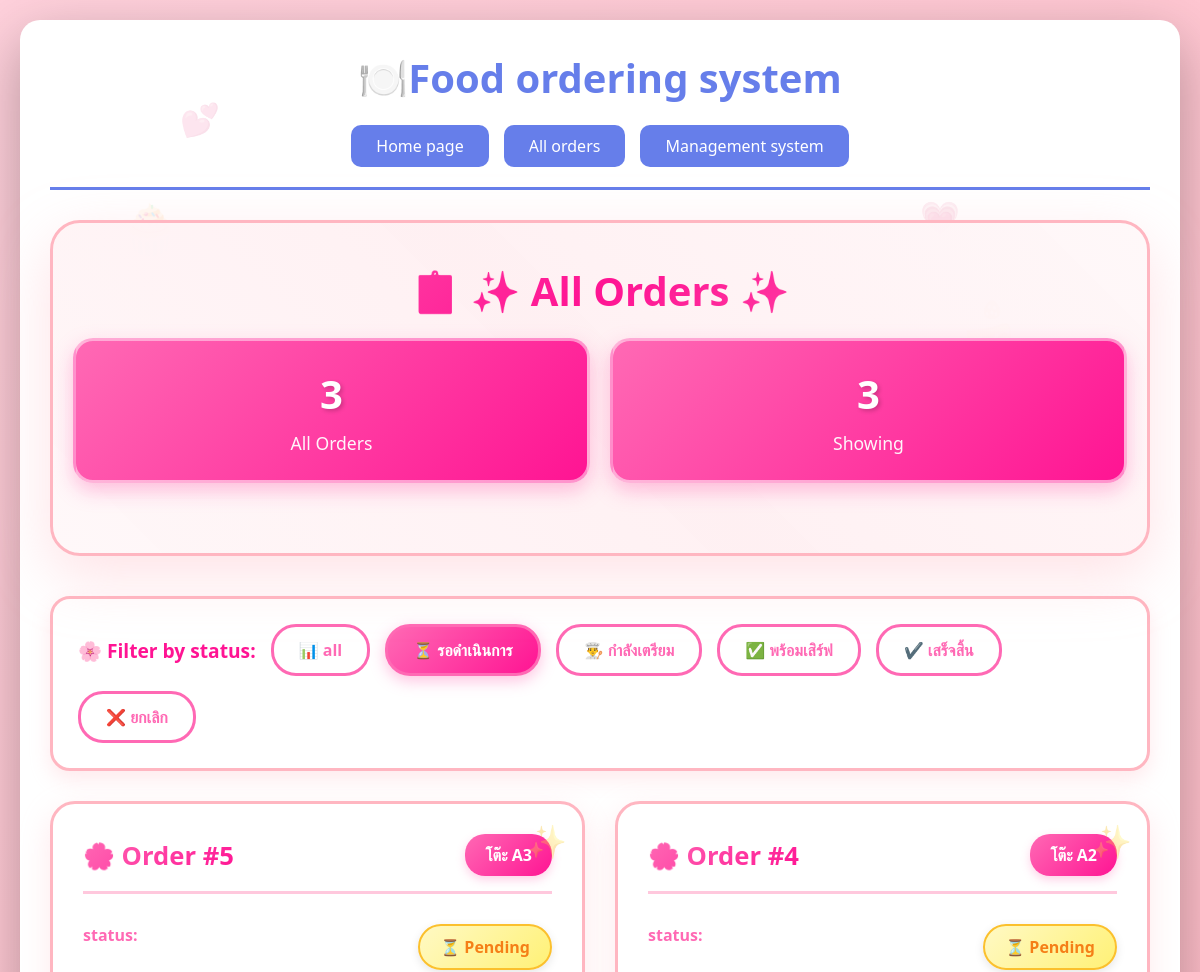
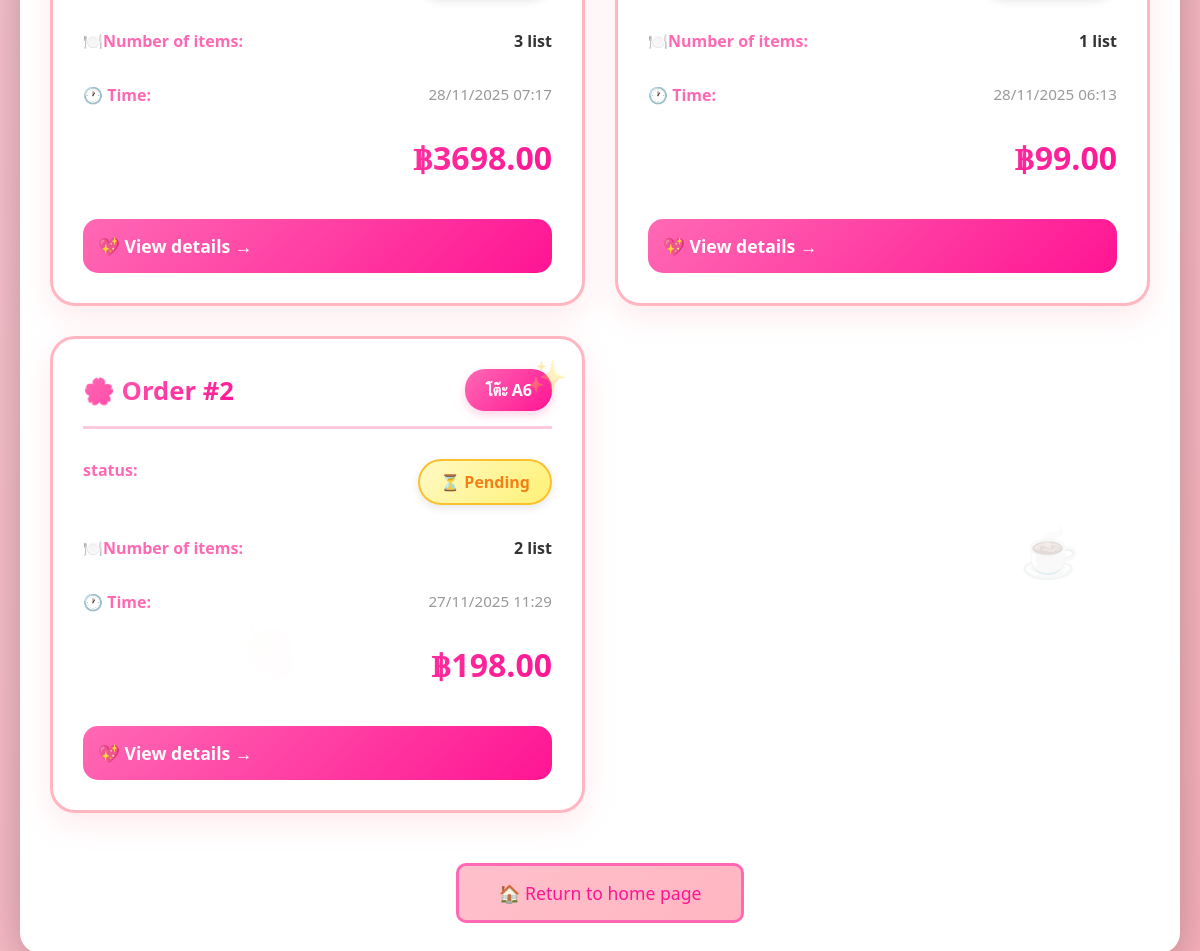
Screenshot of /all-orders/?status=pending with the database file from the repository (2 pictures, top to bottom).
### orders/models.py (models this page shows, shortened)
class Order(models.Model):
    STATUS_CHOICES = [
        ('pending', 'รอดำเนินการ'),
        ('preparing', 'กำลังเตรียม'),
        ('ready', 'พร้อมเสิร์ฟ'),
        ('completed', 'เสร็จสิ้น'),
        ('cancelled', 'ยกเลิก'),
    ]
    table = models.ForeignKey(Table, on_delete=models.CASCADE, verbose_name="โต๊ะ")
    customer_name = models.CharField(max_length=100, blank=True, verbose_name="ชื่อลูกค้า")
    status = models.CharField(max_length=20, choices=STATUS_CHOICES, default='pending', verbose_name="สถานะ")
    total_amount = models.DecimalField(max_digits=10, decimal_places=2, default=0, verbose_name="ยอดรวม")
    created_at = models.DateTimeField(auto_now_add=True, verbose_name="วันที่สั่ง")
    updated_at = models.DateTimeField(auto_now=True)
    notes = models.TextField(blank=True, verbose_name="หมายเหตุ")
    class Meta:
        verbose_name = "ออเดอร์"
        verbose_name_plural = "ออเดอร์"
        ordering = ['-created_at']

class Table(models.Model):
    STATUS_CHOICES = [
        ('available', 'ว่าง'),
        ('occupied', 'มีคนนั่ง'),
        ('reserved', 'จอง'),
    ]
    number = models.CharField(max_length=10, unique=True, verbose_name="หมายเลขโต๊ะ")
    capacity = models.IntegerField(verbose_name="จำนวนที่นั่ง")
    status = models.CharField(max_length=20, choices=STATUS_CHOICES, default='available', verbose_name="สถานะ")
    class Meta:
        verbose_name = "โต๊ะ"
        verbose_name_plural = "โต๊ะ"
    def __str__(self):
        return f"โต๊ะ {self.number}"

### orders/views.py (the view)
# urls.py: path('all-orders/', views.all_orders, name='all_orders'),
def all_orders(request):
    status_filter = request.GET.get('status', '')
    orders = Order.objects.all()
    if status_filter:
        orders = orders.filter(status=status_filter)
    context = {
        'orders': orders,
        'status_choices': Order.STATUS_CHOICES,
        'current_filter': status_filter,
    }
    return render(request, 'orders/all_orders.html', context)

### orders/templates/orders/all_orders.html (shortened to what this page needs)
{% extends 'orders/base.html' %}
{% block content %}
<div class="decorative-elements">
    <div class="floating-emoji emoji-1">🧁</div>
    <div class="floating-emoji emoji-2">🍰</div>
    <div class="floating-emoji emoji-3">🍓</div>
    <div class="floating-emoji emoji-4">☕</div>
    <div class="heart-decoration heart-1">💕</div>
    <div class="heart-decoration heart-2">💗</div>
    <div class="heart-decoration heart-3">💖</div>
</div>
<div class="content-wrapper">
    <div class="page-header">
        <h2>📋 ✨ All Orders  ✨</h2>
        <div class="stats-bar">
            <div class="stat-box">
                <div class="stat-number">{{ orders.count }}</div>
                <div class="stat-label">All Orders </div>
            </div>
            <div class="stat-box">
                <div class="stat-number">{{ orders|length }}</div>
                <div class="stat-label">Showing</div>
            </div>
        </div>
    </div>
    <div class="filter-section">
        <strong>🌸 Filter by status:</strong>
        <a href="{% url 'all_orders' %}" class="filter-btn {% if not current_filter %}active{% endif %}">
            📊 all
        </a>
        {% for status_code, status_name in status_choices %}
        <a href="{% url 'all_orders' %}?status={{ status_code }}"
           class="filter-btn {% if current_filter == status_code %}active{% endif %}">
            {% if status_code == 'pending' %}⏳
            {% elif status_code == 'preparing' %}👨‍🍳
            {% elif status_code == 'ready' %}✅
            {% elif status_code == 'completed' %}✔️
            {% else %}❌{% endif %}
            {{ status_name }}
        </a>
        {% endfor %}
    </div>
    {% if orders %}
    <div class="orders-grid">
        {% for order in orders %}
        <div class="order-card">
            <div class="order-card-header">
                <span class="order-number">🌸 Order #{{ order.id }}</span>
                <span class="order-table">{{ order.table }}</span>
            </div>
            <div class="order-info-row">
                <span class="info-label">status:</span>
                <span class="status-badge status-{{ order.status }}">
                    {% if order.status == 'pending' %}⏳ Pending
                    {% elif order.status == 'preparing' %}👨‍🍳 Preparing
                    {% elif order.status == 'ready' %}✅ Ready to serve
                    {% elif order.status == 'completed' %}✔️ Finished
                    {% else %}❌ cancel{% endif %}
                </span>
            </div>
            <div class="order-info-row">
                <span class="info-label">🍽️Number of items:</span>
                <span class="info-value">{{ order.items.count }} list</span>
            </div>
            <div class="order-info-row">
                <span class="info-label">🕐 Time:</span>
                <span class="order-time">{{ order.created_at|date:"d/m/Y H:i" }}</span>
            </div>
            <div class="order-total">
                ฿{{ order.total_amount }}
            </div>
            <a href="{% url 'view_order' order.id %}" class="btn btn-primary view-btn">
                💖 View details →
            </a>
        </div>
        {% endfor %}
    </div>
    {% endif %}
    <div style="text-align: center; margin-top: 50px;">
        <a href="{% url 'home' %}" class="btn btn-secondary" style="padding: 15px 40px; font-size: 1.1em; background: linear-gradient(135deg, #ffc0cb 0%, #ffb6c1 100%); color: #ff1493; border: 3px solid #ff69b4;">
            🏠 Return to home page
        </a>
    </div>
</div>
{% endblock %}

### orders/templates/orders/base.html (style rules this page uses)
* { margin: 0; padding: 0; box-sizing: border-box; }
body { font-family: 'Segoe UI', Tahoma, Geneva, Verdana, sans-serif; background: linear-gradient(135deg, #667eea 0%, #764ba2 100%); min-height: 100vh; padding: 20px; }
.btn { padding: 12px 30px; border: none; border-radius: 10px; cursor: pointer; font-size: 16px; transition: all 0.3s; text-decoration: none; display: inline-block; }
.btn-primary { background: #667eea; color: white; }
.btn-secondary { background: #6c757d; color: white; }

### rows the page displays
Order: id "5", table "โต๊ะ A3", status "⏳ Pending", items.count "3", created_at "28/11/2025 07:17", total_amount "3698.00"
Order: id "4", table "โต๊ะ A2", status "⏳ Pending", items.count "1", created_at "28/11/2025 06:13", total_amount "99.00"
Order: id "2", table "โต๊ะ A6", status "⏳ Pending", items.count "2", created_at "27/11/2025 11:29", total_amount "198.00"

### other values shown
{{ orders.count }} "3"
{{ orders|length }} "3"
{{ status_name }} "รอดำเนินการ" "กำลังเตรียม" "พร้อมเสิร์ฟ" "เสร็จสิ้น" "ยกเลิก"
